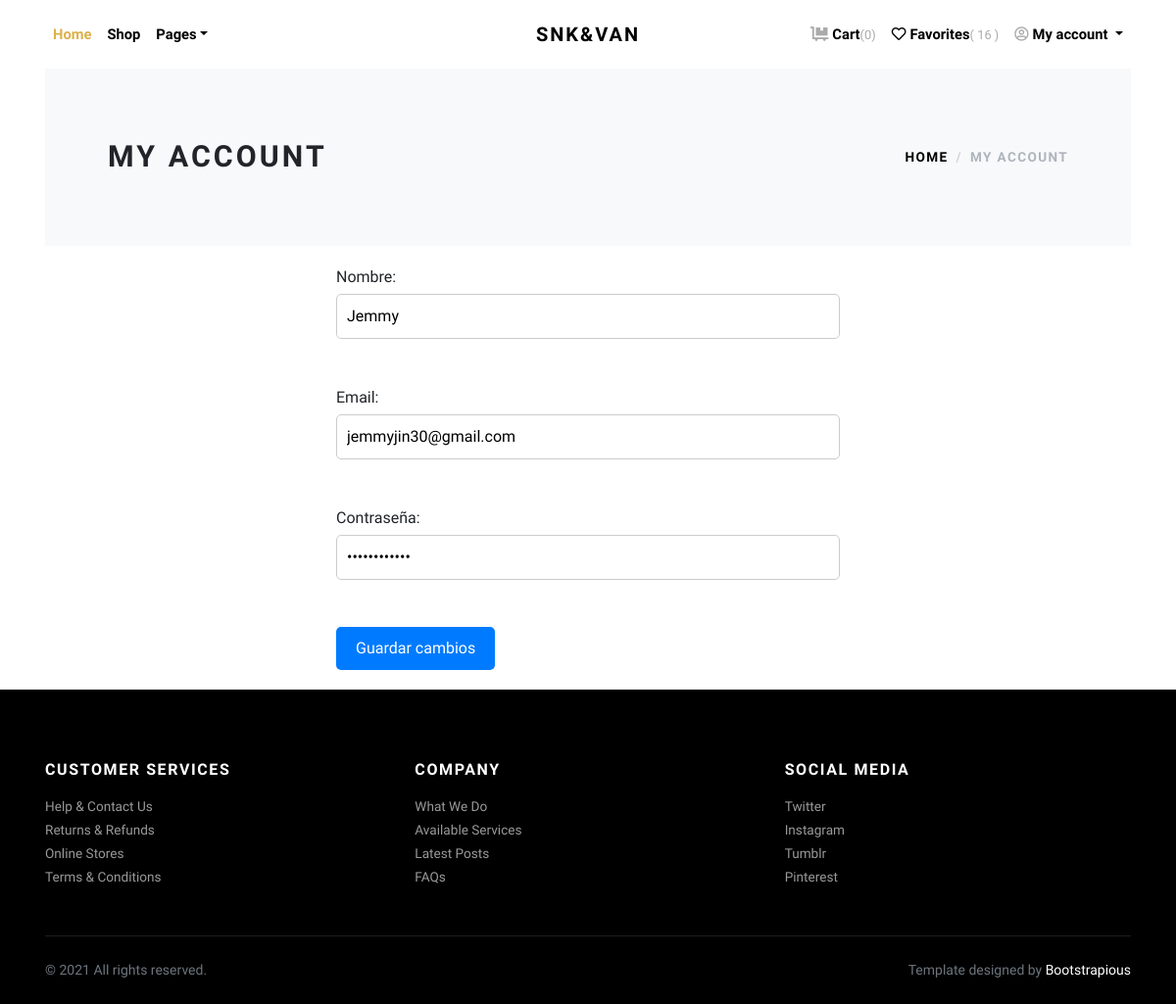
/views/perfil.php (signed in), run on the app's committed database.
### tables this page shows
CREATE TABLE `usuarios` (
  `id` int(11) NOT NULL,
  `nombre` varchar(255) NOT NULL,
  `correo` varchar(255) DEFAULT NULL,
  `contrasena` varchar(255) DEFAULT NULL,
  `creado_en` timestamp NOT NULL DEFAULT current_timestamp(),
  `actualizado_en` timestamp NOT NULL DEFAULT current_timestamp() ON UPDATE current_timestamp(),
  `likes` int(11) DEFAULT NULL
);

### models/conections.php (called while the page is built)
<?php
class Conectar
{
    protected $dbh;
    protected function Conexion()
    {
        try {
            $conectar = $this->dbh = new PDO("mysql:host=127.0.0.1;port=3307;dbname=SNK&VAN", "root", "");
            return $conectar;
        } catch (Exception $e) {
            echo "¡Error BD!: " . $e->getMessage() . "<br/>";
            die();
        }
    }
    public function set_names()
    {
        return $this->dbh->query("SET NAMES 'utf8'");
    }
}

### models/Usuario.php (called while the page is built, shortened)
<?php
require_once("conections.php");
class Usuario extends Conectar
{
    public function getUser($id)
    {
        $conectar = parent::conexion();
        parent::set_names();
        $sql = "SELECT * FROM usuarios WHERE id =  $id";
        $sql = $conectar->prepare($sql);
        $sql->execute();
        $resultado = $sql->fetch(PDO::FETCH_ASSOC);
        return  $resultado;
    }
    public function getLikes($id)
    {
        $conectar = parent::conexion();
        parent::set_names();
        $sql = "SELECT likes FROM usuarios WHERE id = $id";
        $sql = $conectar->prepare($sql);
        $sql->execute();
        $resultado = $sql->fetch(PDO::FETCH_ASSOC);
        return $resultado;
    }
}

### views/perfil.php (the view, shortened to what this page needs)
<!DOCTYPE html>
<html lang="es">
<?php
include '../config/MainHead.php';
require_once("../models/Usuario.php");
$usuarios = new Usuario();
$id_usuario = $_SESSION['usu_id'];
$resultado = $usuarios->getUser($id_usuario);
?>
<body>
    <div class="page-holder">
        <?php include '../config/MainHeader.php'; ?>
        <div class="container">
            <section class="py-5 bg-light">
                <div class="container">
                    <div class="row px-4 px-lg-5 py-lg-4 align-items-center">
                        <div class="col-lg-6">
                            <h1 class="h2 text-uppercase mb-0">My account</h1>
                        </div>
                        <div class="col-lg-6 text-lg-end">
                            <nav aria-label="breadcrumb">
                                <ol class="breadcrumb justify-content-lg-end mb-0 px-0 bg-light">
                                    <li class="breadcrumb-item"><a class="text-dark" href="../index.php">Home</a></li>
                                    <li class="breadcrumb-item active" aria-current="page">My account</li>
                                </ol>
                            </nav>
                        </div>
                    </div>
                </div>
            </section>
            <div class="form-container">
                <form action="#" method="POST">
                    <label for="nombre">Nombre:</label>
                    <input type="text" id="nombre" name="nombre" value="<?php echo $resultado['nombre']; ?>"><br><br>
                    <label for="email">Email:</label>
                    <input type="email" id="email" name="email" value="<?php echo $resultado['correo']; ?>"><br><br>
                    <label for="contrasena">Contraseña:</label>
                    <input type="password" id="contrasena" name="contrasena" value="<?php echo $resultado['contrasena']; ?>"><br><br>
                    <input type="submit" value="Guardar cambios">
                </form>
            </div>
        </div>
        <?php include '../config/MainFooter.php'; ?>
        <link rel="stylesheet" href="https://use.fontawesome.com/releases/v5.7.1/css/all.css">
    </div>
</body>
</html>

### config/MainHeader.php (shortened to what this page needs)
<?php
if (isset($_SESSION['usu_email'])) {
    $logged_in = true;
} else {
    $logged_in = false;
}
$usuario = new Usuario;
?>
<header class="header bg-white">
    <div class="container px-lg-3">
        <nav class="navbar navbar-expand-lg navbar-light py-3 px-lg-0"><a class="navbar-brand" href="../index.php"><span class="fw-bold text-uppercase text-dark">SNK&VAN</span></a>
            <div class="collapse navbar-collapse" id="navbarSupportedContent">
                <ul class="navbar-nav me-auto">
                    <li class="nav-item">
                        <a class="nav-link active" href="../index.php">Home</a>
                    </li>
                    <li class="nav-item">
                        <a class="nav-link" href="../views/shop.php">Shop</a>
                    </li>
                    <li class="nav-item dropdown"><a class="nav-link dropdown-toggle" id="pagesDropdown" href="#" data-bs-toggle="dropdown" aria-haspopup="true" aria-expanded="false">Pages</a>
                    </li>
                </ul>
                <ul class="navbar-nav ms-auto">
                    <?php if ($logged_in) : ?>
                        <li class="nav-item"><a class="nav-link" href="../views/cart.php"> <i class="fas fa-dolly-flatbed me-1 text-gray"></i>Cart<small class="text-gray fw-normal">(0)</small></a></li>
                        <li class="nav-item"><a class="nav-link" href="#!"> <i class="far fa-heart me-1"></i>Favorites<small id="num-favoritos" class="text-gray fw-normal"><?php echo '( ' . $usuario->getLikes($_SESSION["usu_id"])['likes'] . ' )'  ?></small></a></li>
                        <li class="nav-item dropdown">
                            <a class="nav-link dropdown-toggle" href="#" id="navbarDropdown" role="button" data-bs-toggle="dropdown" aria-expanded="false">
                                <i class="fas fa-user-circle me-1 text-gray fw-normal"></i>My account
                            </a>
                        </li>
                    <?php else : ?>
                        <li class="nav-item"><a class="nav-link" href="../login.php"> <i class="fas fa-user-circle me-1 text-gray fw-normal"></i>Login</a></li>
                    <?php endif; ?>
                </ul>
            </div>
        </nav>
    </div>
</header>

### public/css/custom.css (style rules this page uses)
label { display: block; margin-bottom: 5px; }
input[type="text"], input[type="email"], input[type="password"] { display: block; width: 100%; padding: 10px; font-size: 16px; border: 1px solid #ccc; border-radius: 5px; }
input[type="submit"] { background-color: #007bff; color: #fff; border: none; padding: 10px 20px; font-size: 16px; border-radius: 5px; cursor: pointer; }
.form-container { margin: 0 auto; width: 50%; padding: 20px; }
body { overflow-x: hidden; }

### data on the page
usuarios: likes "16", nombre "Jemmy", email "jemmyjin30@gmail.com"
